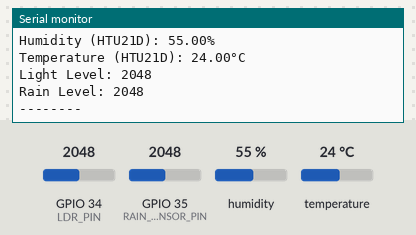
Bench run of a program on a simulated ESP32. Shown: the last lines printed to the serial monitor. Inputs (shaded band) come from the test bench; at power-on: humidity 55 %, GPIO 34 (LDR_PIN) = 2048, GPIO 35 (RAIN_SENSOR_PIN) = 2048, temperature 24 °C. WiFi joins after 1.5 s; servers stay silent unless stated; no MQTT or app messages arrive unless stated.

Above: at 2.7 s.
2.8 s: humidity set to 22 %
12.8 s: GPIO 34 (LDR_PIN) set to 2866
At 22.5 s:
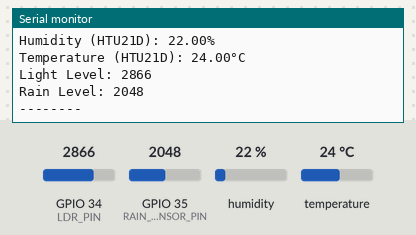
22.8 s: GPIO 35 (RAIN_SENSOR_PIN) set to 2866
At 32.5 s:
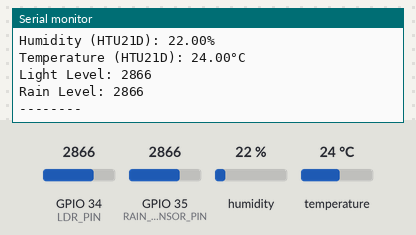
32.8 s: temperature set to 12 °C
42.8 s: GPIO 34 (LDR_PIN) set to 3972
At 52.6 s:
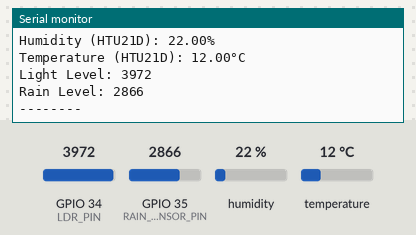
52.8 s: GPIO 35 (RAIN_SENSOR_PIN) set to 3972
At 63.1 s:
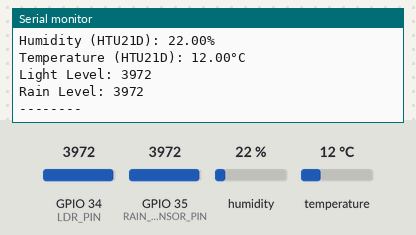
Timing chart, 0 to 63.8 s (numbered marks = the images above; inputs shaded):
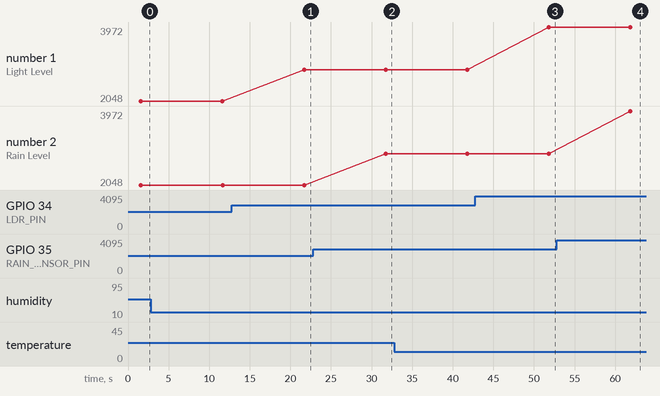

The program:

main.cpp
```cpp
#include "Adafruit_HTU21DF.h"
#include <Adafruit_Sensor.h>
#include <PubSubClient.h>
#include <WiFi.h>
#include <Wire.h>

Adafruit_HTU21DF htu = Adafruit_HTU21DF();

#define LDR_PIN 34
#define RAIN_SENSOR_PIN 35

const char *ssid = "wifi";
const char *password = "";
const char *mqttServer = "192.168.15.146";
const int mqttPort = 1883;
const char *authKey = "";

WiFiClient espClient;
PubSubClient client(espClient);

void setup() {
  Serial.begin(115200);

  Wire.begin();

  if (!htu.begin()) {
    Serial.println("Couldn't find HTU21D, check wiring!");
  }

  WiFi.begin(ssid, password);
  while (WiFi.status() != WL_CONNECTED) {
    delay(500);
    Serial.println("Connecting to WiFi...");
  }
  Serial.println("Connected to WiFi");

  client.setServer(mqttServer, mqttPort);
}

void connectToMqtt() {
  while (!client.connected()) {
    Serial.println("Connecting to MQTT...");
    if (client.connect("ESP32Client")) {
      Serial.println("Connected to MQTT");
    } else {
      Serial.print("Failed with state ");
      Serial.print(client.state());
      delay(2000);
    }
  }
}

void loop() {
  if (!client.connected()) {
    connectToMqtt();
  }
  client.loop();

  Serial.println("--------");

  // HTU21D sensor (humidity and temperature)
  float humidity = htu.readHumidity();
  float temp_h = htu.readTemperature();
  Serial.print(F("Humidity (HTU21D): "));
  Serial.print(humidity);
  Serial.println(F("%"));
  Serial.print(F("Temperature (HTU21D): "));
  Serial.print(temp_h);
  Serial.println(F("°C"));

  // Light sensor
  int lightLevel = analogRead(LDR_PIN);
  Serial.print(F("Light Level: "));
  Serial.println(lightLevel);

  // Rain sensor
  int rainLevel = analogRead(RAIN_SENSOR_PIN);
  Serial.print(F("Rain Level: "));
  Serial.println(rainLevel);

  Serial.println("--------");
  char payload[256];
  sprintf(payload,
          "{ \"Humidity\": %.2f, \"Temperature\": %.2f, \"LightLevel\": %d, "
          "\"RainLevel\": %d, \"AuthToken\": \"%s\" }",
          humidity, temp_h, lightLevel, rainLevel, authKey);
  client.publish("TaSol", payload);

  delay(5000);

  delay(5000);
}
```

Measured:
- after the input at 12.8 s, the serial monitor: prints a new line after 8.9 s (image 1)
- after the input at 22.8 s, the serial monitor: prints a new line after 8.9 s (image 2)
- after the input at 42.8 s, the serial monitor: prints a new line after 9.0 s (image 3)
- after the input at 52.8 s, the serial monitor: prints a new line after 9.1 s (image 4)
- plotted number 1: 2048 → 2866 after the input at 12.8 s, 2866 → 3972 after the input at 42.8 s
